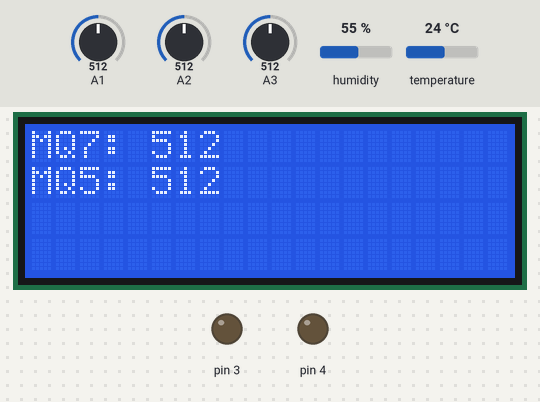
Simulated run of this sketch. Board: Arduino Uno, built with avr-gcc and run on an emulated ATmega328P. Shown: 20×4 character LCD, output pins drawn as LEDs (lit = HIGH). The test bench sets the inputs (shaded band); at power-on: humidity 55 %, A1 = 512, A2 = 512, A3 = 512, temperature 24 °C.

Above: at 6.2 s.
6.3 s: humidity set to 78 %
At 12.5 s:
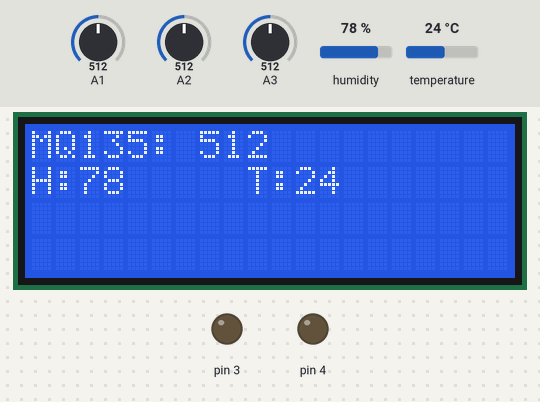
14.6 s: humidity set to 81 %
At 17.9 s:
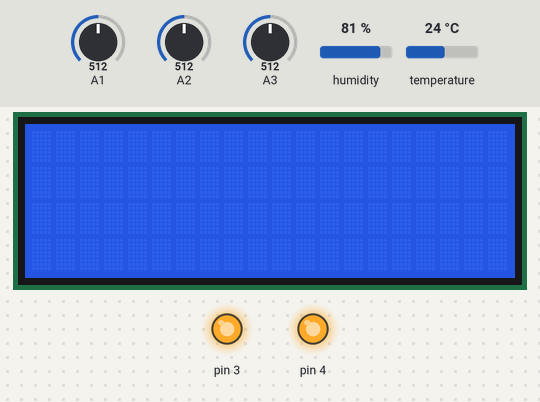
23.7 s: A1 set to 710
At 29.0 s:
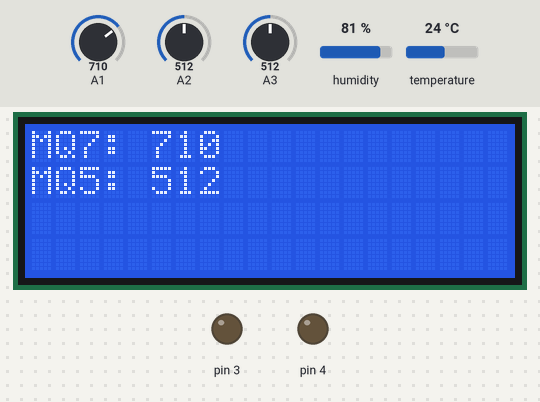
31.7 s: A2 set to 710
At 35.8 s:
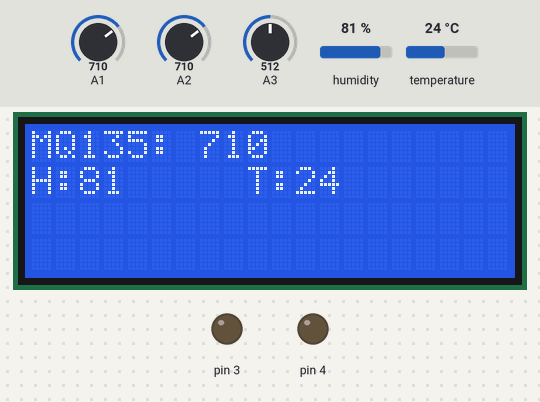
38.8 s: A3 set to 710
At 44.2 s:
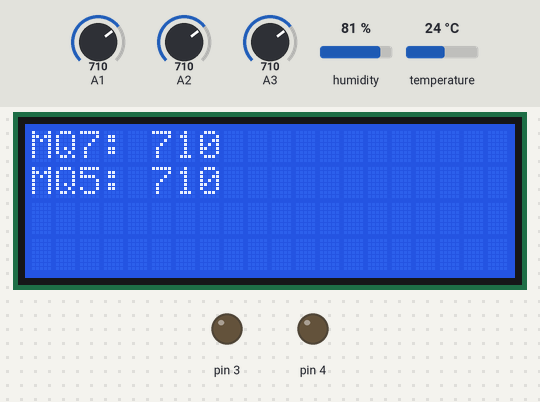
46.8 s: temperature set to 12 °C
At 51.0 s:
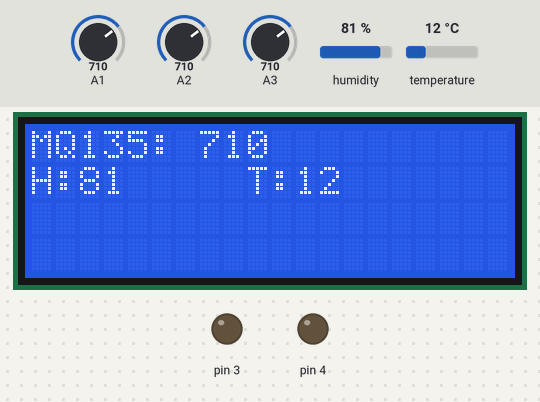
Timing chart, 0 to 54.9 s (numbered marks = the images above; inputs shaded):
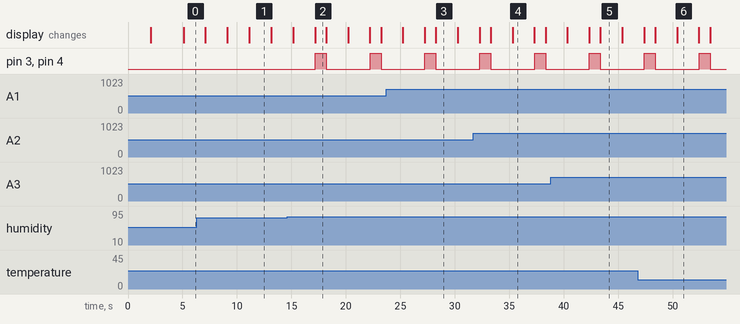

The sketch:

air_quality.ino
```cpp
//#include <SoftwareSerial.h>
// include the library code:
#include <LiquidCrystal.h>

// initialize the library with the numbers of the interface pins
LiquidCrystal lcd(7, 8, 9, 10, 11, 12);
#include <stdlib.h>
#include <dht.h>
#define dht_dpin A0
int mq135;
int mq7;
int mq5;
int i, j;
dht DHT;

// this runs once
void setup() {
  // initialize the digital pin as an output.
   lcd.begin(20, 4);
lcd.setCursor(0, 0);
 lcd.print("IOT Sensors");
 delay(2000);
 lcd.clear();

 lcd.setCursor(0, 0);
 lcd.print("Vikrat Gupta");
 delay(3000);
 lcd.clear();
analogReference(DEFAULT);
  // enable debug serial
  Serial.begin(9600);

  pinMode(4, OUTPUT);
  digitalWrite(4, LOW); //buzzer
    pinMode(3, OUTPUT);
  digitalWrite(3, LOW); //led
}


// the loop
void loop() {
   DHT.read11(dht_dpin);


 i=DHT.humidity;
      j =DHT.temperature;

mq7 = analogRead(A1); //mq7
mq135 = analogRead(A2); //mq135
mq5 = analogRead(A3); //mq5
if(i>=80 || j>=40 || mq7>=700 || mq135>=700 || mq5>=700)
{
   digitalWrite(3, HIGH); //led
    digitalWrite(4, HIGH); //buzzer
    delay(1000);
     digitalWrite(3, LOW); //led
      digitalWrite(4, LOW); //buzzer
}

    lcd.setCursor(0, 0);
    lcd.print("MQ7: ");
 lcd.print(mq7);
 lcd.setCursor(0, 1);
    lcd.print("MQ5: ");
 lcd.print(mq5);
 delay(2000);
 lcd.clear();
  lcd.setCursor(0, 0);
  lcd.print("MQ135: ");
 lcd.print(mq135);
  lcd.setCursor(0, 1);
    lcd.print("H:");
 lcd.print(i);
 lcd.print(" ");
  lcd.setCursor(9, 1);
  lcd.print("T:");
 lcd.print(j);
  lcd.print(" ");
 delay(2000);
 lcd.clear();
}
```

Measured:
- the behaviour switches between 79 and 80 % on humidity (found by bisection; images 1 and 2)
- after the input at 14.6 s, pin 3, pin 4: alternates HIGH for 1.0 s and LOW for 4.0 s, starting after 2.6 s
- what the display in image 1 shows lasts 2.0 s, from 11.1 s to 13.1 s
- what the display in image 2 shows lasts 1.0 s, from 17.2 s to 18.2 s
